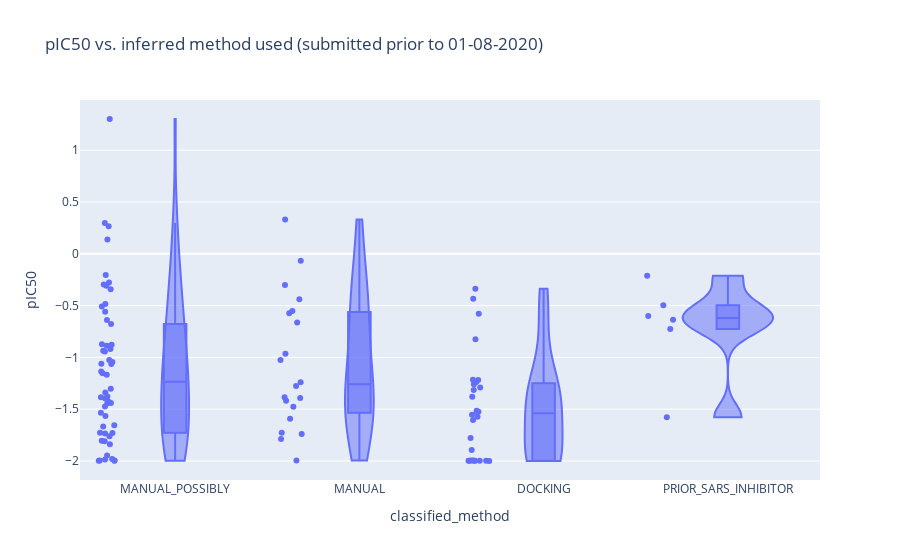

The notebook cell saved with this chart:
### Code cell
date_cutoff = datetime(2020, 8, 1)

subbed = moonshot.loc[~moonshot.classified_method.isin(['STARTING_LIBRARY', 'UNKNOWN']) & \
                      (moonshot.submission_date < date_cutoff) & (moonshot.shipment_date < date_cutoff)
                     ]

fig = px.violin(subbed,
                title=f'pIC50 vs. inferred method used (submitted prior to {date_cutoff.strftime("%d-%m-%Y")})',
                y='pIC50', x='classified_method',
               #color='lucky_creator',
               box=True,
               points='all')
fig.update_traces(spanmode = 'hard')
fig

### Figure 1 — Plotly figure (JSON) as saved in the notebook; plotly's stock layout.template omitted (floating-point values rounded to 4 significant figures)
{"data": [{"alignmentgroup": "True", "box": {"visible": true}, "hovertemplate": "classified_method=%{x}<br>pIC50=%{y}<extra></extra>", "legendgroup": "", "marker": {"color": "#636efa"}, "name": "", "offsetgroup": "", "orientation": "v", "points": "all", "scalegroup": "True", "showlegend": false, "spanmode": "hard", "type": "violin", "x": ["MANUAL_POSSIBLY", "MANUAL_POSSIBLY", "MANUAL_POSSIBLY", "MANUAL_POSSIBLY", "MANUAL_POSSIBLY", "MANUAL", "MANUAL_POSSIBLY", "MANUAL", "MANUAL", "MANUAL", "MANUAL", "MANUAL_POSSIBLY", "DOCKING", "MANUAL", "MANUAL", "MANUAL", "MANUAL", "MANUAL", "DOCKING", "MANUAL", "MANUAL", "MANUAL", "MANUAL", "MANUAL_POSSIBLY", "DOCKING", "MANUAL_POSSIBLY", "MANUAL_POSSIBLY", "MANUAL", "DOCKING", "DOCKING", "MANUAL_POSSIBLY", "MANUAL", "MANUAL", "MANUAL_POSSIBLY", "MANUAL_POSSIBLY", "DOCKING", "MANUAL_POSSIBLY", "DOCKING", "DOCKING", "MANUAL_POSSIBLY", "DOCKING", "DOCKING", "DOCKING", "DOCKING", "MANUAL_POSSIBLY", "MANUAL_POSSIBLY", "MANUAL_POSSIBLY", "MANUAL_POSSIBLY", "MANUAL_POSSIBLY", "MANUAL_POSSIBLY", "PRIOR_SARS_INHIBITOR", "DOCKING", "DOCKING", "MANUAL_POSSIBLY", "MANUAL_POSSIBLY", "MANUAL_POSSIBLY", "MANUAL_POSSIBLY", "MANUAL_POSSIBLY", "MANUAL_POSSIBLY", "MANUAL_POSSIBLY", "MANUAL_POSSIBLY", "MANUAL_POSSIBLY", "MANUAL_POSSIBLY", "MANUAL_POSSIBLY", "MANUAL", "MANUAL", "DOCKING", "DOCKING", "MANUAL_POSSIBLY", "MANUAL_POSSIBLY", "MANUAL_POSSIBLY", "DOCKING", "DOCKING", "DOCKING", "MANUAL", "MANUAL_POSSIBLY", "MANUAL_POSSIBLY", "MANUAL_POSSIBLY", "DOCKING", "DOCKING", "DOCKING", "DOCKING", "DOCKING", "DOCKING", "DOCKING", "DOCKING", "DOCKING", "MANUAL_POSSIBLY", "MANUAL_POSSIBLY", "PRIOR_SARS_INHIBITOR", "PRIOR_SARS_INHIBITOR", "PRIOR_SARS_INHIBITOR", "PRIOR_SARS_INHIBITOR", "MANUAL_POSSIBLY", "PRIOR_SARS_INHIBITOR", "MANUAL_POSSIBLY", "MANUAL_POSSIBLY", "MANUAL_POSSIBLY", "MANUAL_POSSIBLY", "MANUAL_POSSIBLY", "MANUAL_POSSIBLY", "MANUAL_POSSIBLY", "MANUAL_POSSIBLY", "MANUAL_POSSIBLY", "MANUAL_POSSIBLY", "MANUAL_POSSIBLY", "MANUAL_POSSIBLY", "MANUAL_POSSIBLY"], "x0": " ", "xaxis": "x", "y": [-1.735, -1.803, -1.427, -1.76, -1.996, -1.391, -1.81, -1.418, -1.788, -1.74, -1.996, -0.4857, -0.8248, -1.025, -1.276, -1.241, -1.384, -1.592, -0.3365, -0.9652, -0.06819, -0.301, -0.5527, -1.441, -1.895, -1.996, -1.446, 0.3316, -1.996, -1.553, -0.5079, -0.6637, -0.4393, -1.338, -0.6385, -1.604, -0.2765, -0.5798, -1.29, -0.2967, -1.26, -1.525, -0.4346, -1.573, -1.728, -0.8882, -1.474, 0.2652, -0.6785, -0.3424, -1.577, -1.238, -1.314, -1.998, -1.986, -1.981, -1.667, -0.5599, -1.152, -0.9191, -0.937, -1.656, -1.73, -1.998, -0.5729, -1.728, -1.998, -1.998, -0.9425, -1.167, -0.8779, -1.516, -1.217, -1.38, -1.476, -1.947, -1.535, -1.396, -1.996, -1.998, -1.998, -1.528, -1.215, -1.998, -2, -1.998, -1.777, -1.025, -0.3075, -0.7259, -0.2122, -0.601, -0.6365, 1.301, -0.4969, -1.061, -1.064, -0.8739, -1.378, -1.386, -1.045, -1.303, 0.2976, -0.2041, 0.1379, -1.838, -1.137, -1.566], "y0": " ", "yaxis": "y"}], "layout": {"autosize": true, "legend": {"tracegroupgap": 0}, "title": {"text": "pIC50 vs. inferred method used (submitted prior to 01-08-2020)"}, "violinmode": "group", "xaxis": {"anchor": "y", "autorange": true, "domain": [0, 1], "range": [-0.5104, 3.5], "title": {"text": "classified_method"}, "type": "category"}, "yaxis": {"anchor": "x", "autorange": true, "domain": [0, 1], "range": [-2.183, 1.484], "title": {"text": "pIC50"}, "type": "linear"}}}
